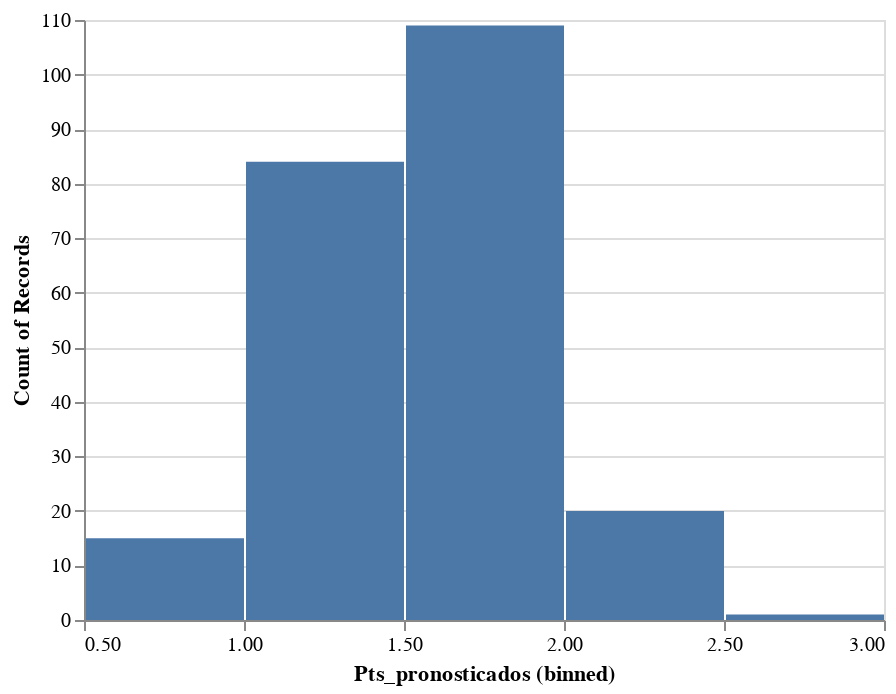

Notebook code for this chart:
### Code cell
# La gráfica básica usando bin
alt.Chart(df_cruzazul).mark_bar().encode(
    alt.X("Pts_pronosticados", bin=alt.Bin(10)),
    y='count()'
)

### Figure 1 — Vega-Lite specification as saved in the notebook (floating-point values rounded to 4 significant figures; data arrays with more than 128 entries replaced by an {"elided": "..."} marker saying what was removed)
{"$schema": "https://vega.github.io/schema/vega-lite/v4.17.0.json", "config": {"view": {"continuousHeight": 300, "continuousWidth": 400}}, "data": {"name": "data-a9677f9b126812339cd6c1ae04f9fb00"}, "datasets": {"data-a9677f9b126812339cd6c1ae04f9fb00": {"elided": "229 records"}}, "encoding": {"x": {"bin": {"anchor": 10}, "field": "Pts_pronosticados", "type": "quantitative"}, "y": {"aggregate": "count", "type": "quantitative"}}, "mark": "bar"}
